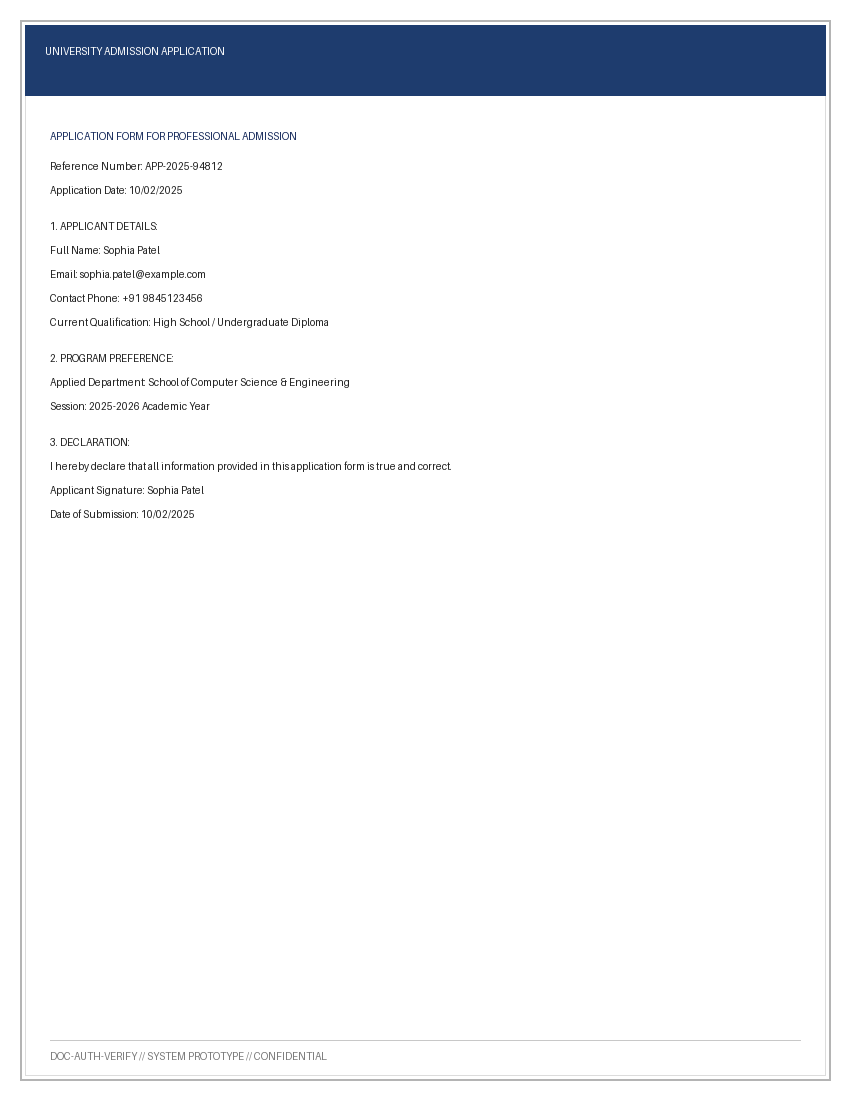
#> input picture data/sample_documents/genuine/sample_genuine_application_form.png, 850 x 1100 px
$ python -i manipulation.py   (imports and definitions only)
#> lines starting #> are read from the running program, lines starting #| are printed output that depends on the picture
### config/config.py
"""
Configuration module for AI-Powered Smart Document Verification and Fraud Detection System.
Centralizes all directories, risk weights, thresholds, supported document types, and OCR settings.
"""

from dataclasses import dataclass, field
import os
from pathlib import Path
import shutil
from typing import Set, Optional
from dotenv import load_dotenv

# Load environment variables if .env exists
load_dotenv()

# Base paths
BASE_DIR: Path = Path(__file__).resolve().parent.parent
DATA_DIR: Path = BASE_DIR / "data"
RAW_DATA_DIR: Path = DATA_DIR / "raw"
SAMPLE_DOCS_DIR: Path = DATA_DIR / "sample_documents"
GENUINE_SAMPLES_DIR: Path = SAMPLE_DOCS_DIR / "genuine"
SUSPICIOUS_SAMPLES_DIR: Path = SAMPLE_DOCS_DIR / "suspicious"
DATASET_DIR: Path = DATA_DIR / "dataset"
MODELS_DIR: Path = BASE_DIR / "models"
MODEL_PATH: Path = MODELS_DIR / "document_classifier.pkl"
METADATA_PATH: Path = MODELS_DIR / "metadata.json"
REPORTS_DIR: Path = BASE_DIR / "reports"
DB_PATH: Path = DATA_DIR / "verification_history.db"

# Ensure all essential directories exist
for folder in [RAW_DATA_DIR, GENUINE_SAMPLES_DIR, SUSPICIOUS_SAMPLES_DIR, DATASET_DIR, MODELS_DIR, REPORTS_DIR]:
    folder.mkdir(parents=True, exist_ok=True)


@dataclass
class RiskWeights:
    """Configurable weights for the risk scoring engine. Total contributes to risk score (capped at 100)."""
    missing_required_fields: int = 15
    mathematical_mismatch: int = 20
    possible_image_manipulation: int = 25
    duplicate_document: int = 20
    date_inconsistency: int = 15
    low_ocr_confidence: int = 10
    low_classification_confidence: int = 10


@dataclass
class RiskThresholds:
    """Risk classification boundaries."""
    LOW_MAX: int = 30       # 0 to 30 => LOW RISK
    MEDIUM_MAX: int = 60    # 31 to 60 => MEDIUM RISK
    HIGH_MAX: int = 100     # 61 to 100 => HIGH RISK

    LOW_LABEL: str = "LOW RISK"
    MEDIUM_LABEL: str = "MEDIUM RISK"
    HIGH_LABEL: str = "HIGH RISK"


def detect_tesseract_binary() -> Optional[str]:
    """
    Intelligently discover Tesseract OCR binary across standard Windows and Unix paths,
    falling back to system PATH or custom environment variable.
    """
    # 1. Environment variable override
    env_cmd = os.getenv("TESSERACT_CMD")
    if env_cmd and Path(env_cmd).is_file():
        return env_cmd

    # 2. Check system PATH
    which_cmd = shutil.which("tesseract")
    if which_cmd:
        return which_cmd

    # 3. Common Windows install locations
    windows_candidates = [
        r"C:\Program Files\Tesseract-OCR\tesseract.exe",
        r"C:\Program Files (x86)\Tesseract-OCR\tesseract.exe",
        os.path.expandvars(r"%LOCALAPPDATA%\Programs\Tesseract-OCR\tesseract.exe"),
        os.path.expandvars(r"%USERPROFILE%\AppData\Local\Tesseract-OCR\tesseract.exe"),
    ]
    for path in windows_candidates:
        if Path(path).is_file():
            return path
#> further down, picture is the input picture: PIL image 850x1100 RGB; mean R, G, B 239.1, 240.9, 244

    return None


@dataclass
class Settings:
    """Application global settings."""
    app_title: str = "AI Document Verification & Fraud Detection System"
    app_subtitle: str = "OCR • Computer Vision • Machine Learning • Explainable Risk Scoring"
    version: str = "1.0.0"

    # Supported Document Categories
    DOC_TYPES: list = field(default_factory=lambda: [
        "invoice",
        "bank_statement",
        "certificate",
        "id_card",
        "application_form",
        "unknown"
    ])

    # Display friendly names
    DOC_TYPE_LABELS: dict = field(default_factory=lambda: {
        "invoice": "Invoice / Bill",
        "bank_statement": "Bank Statement",
        "certificate": "Educational Certificate",
        "id_card": "Identity Card",
        "application_form": "Application Form",
        "unknown": "Unknown / Unclassified"
    })

    # Allowed uploads
    allowed_extensions: Set[str] = field(default_factory=lambda: {".jpg", ".jpeg", ".png", ".pdf"})
    max_file_size_mb: int = 10
    max_pdf_pages: int = 10

    # OCR Settings
    tesseract_cmd: Optional[str] = field(default_factory=detect_tesseract_binary)
    ocr_min_confidence_warning: float = 60.0
    classification_min_confidence_warning: float = 0.50

    # Risk Scoring Config
    risk_weights: RiskWeights = field(default_factory=RiskWeights)
    risk_thresholds: RiskThresholds = field(default_factory=RiskThresholds)

    # Database
    db_path: Path = DB_PATH


# Global settings singleton
settings = Settings()

### modules/manipulation.py
"""
Image Manipulation & Forensic Suspicion Analysis Module.
Performs Error Level Analysis (ELA), edge inconsistency detection,
and local noise variance analysis to identify potential tampering indicators.
"""

from dataclasses import dataclass, field
from io import BytesIO
from typing import List, Dict, Tuple, Optional
import cv2
import numpy as np
from PIL import Image, ImageChops, ImageEnhance

from modules.utils import pil_to_cv2, cv2_to_pil


@dataclass
class SuspiciousRegion:
    """Bounding box and score for a detected suspicious region."""
    x: int
    y: int
    w: int
    h: int
    score: float
    description: str


# [22 lines that did not run here, left out]


def compute_error_level_analysis(image: Image.Image, quality: int = 90, scale: int = 15) -> Tuple[Image.Image, np.ndarray]:
    """
    Computes Error Level Analysis (ELA) by re-compressing at a specific JPEG quality
    and scaling pixel-level difference against the original.
    """
#> called with quality = 90, scale = 15
    rgb_img = image.convert("RGB")

    # Resave in-memory at defined JPEG quality
    buffer = BytesIO()
    rgb_img.save(buffer, format="JPEG", quality=quality)
    buffer.seek(0)
    resaved_img = Image.open(buffer)

    # Compute absolute difference
    ela_im = ImageChops.difference(rgb_img, resaved_img)

    # Scale the difference so human eye and contours can analyze the variance
    extrema = ela_im.getextrema()
#> extrema = ((0, 31), (0, 17), (0, 44))
    max_diff = max([ex[1] for ex in extrema]) if extrema else 1
#> max_diff = 44
    if max_diff == 0:
        max_diff = 1

    scale_factor = 255.0 / max_diff if max_diff < 50 else scale
#> scale_factor = 5.8
    enhanced_ela = ImageEnhance.Brightness(ela_im).enhance(scale_factor)
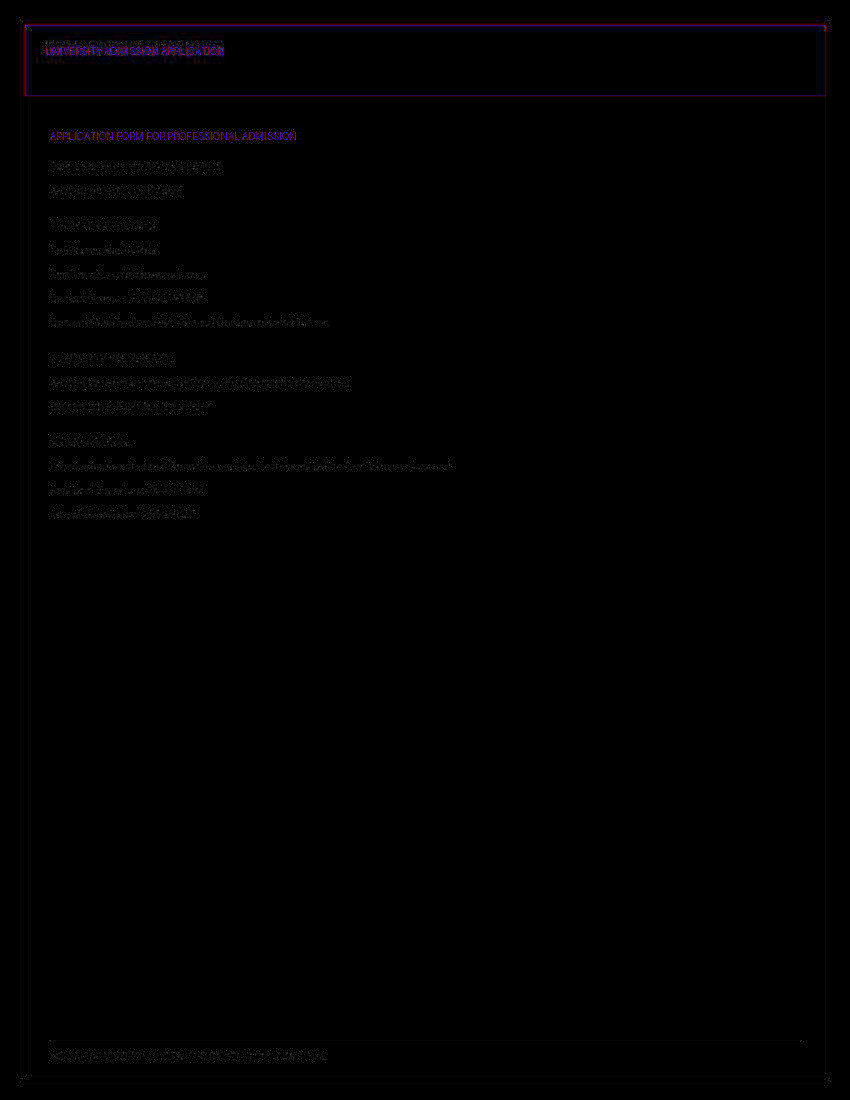
#> enhanced_ela: PIL image 850x1100 RGB; mean R, G, B 1.1, 0.7, 1.2

    # Return PIL image and grayscale NumPy array for contour processing
    ela_np = np.array(enhanced_ela)
    ela_gray = cv2.cvtColor(ela_np, cv2.COLOR_RGB2GRAY)

    return enhanced_ela, ela_gray


# [94 lines left out: functions detect_suspicious_contours, analyze_manipulation, not called in this run]

>>> from PIL import Image
>>> picture = Image.open('../data/sample_documents/genuine/sample_genuine_application_form.png')
>>> result = compute_error_level_analysis(picture)

$ run again, on data/sample_documents/genuine/sample_genuine_certificate.png
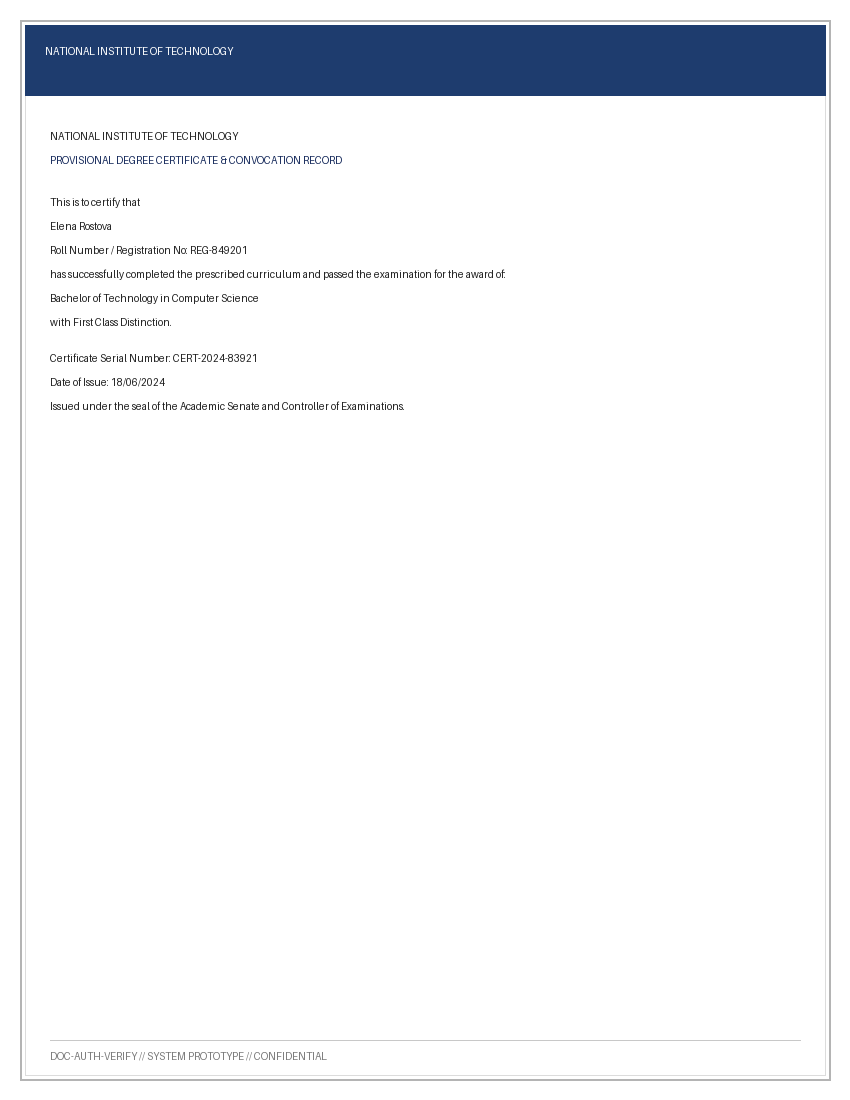
#> input picture data/sample_documents/genuine/sample_genuine_certificate.png, 850 x 1100 px
#> picture is the input picture: PIL image 850x1100 RGB; mean R, G, B 239.3, 241.1, 244.2
#> extrema = ((0, 29), (0, 17), (0, 52))
#> max_diff = 52
#> scale_factor = 15
#> in compute_error_level_analysis, `enhanced_ela = ImageEnhance.Brightness(ela_im).enhance(scale_factor)`:
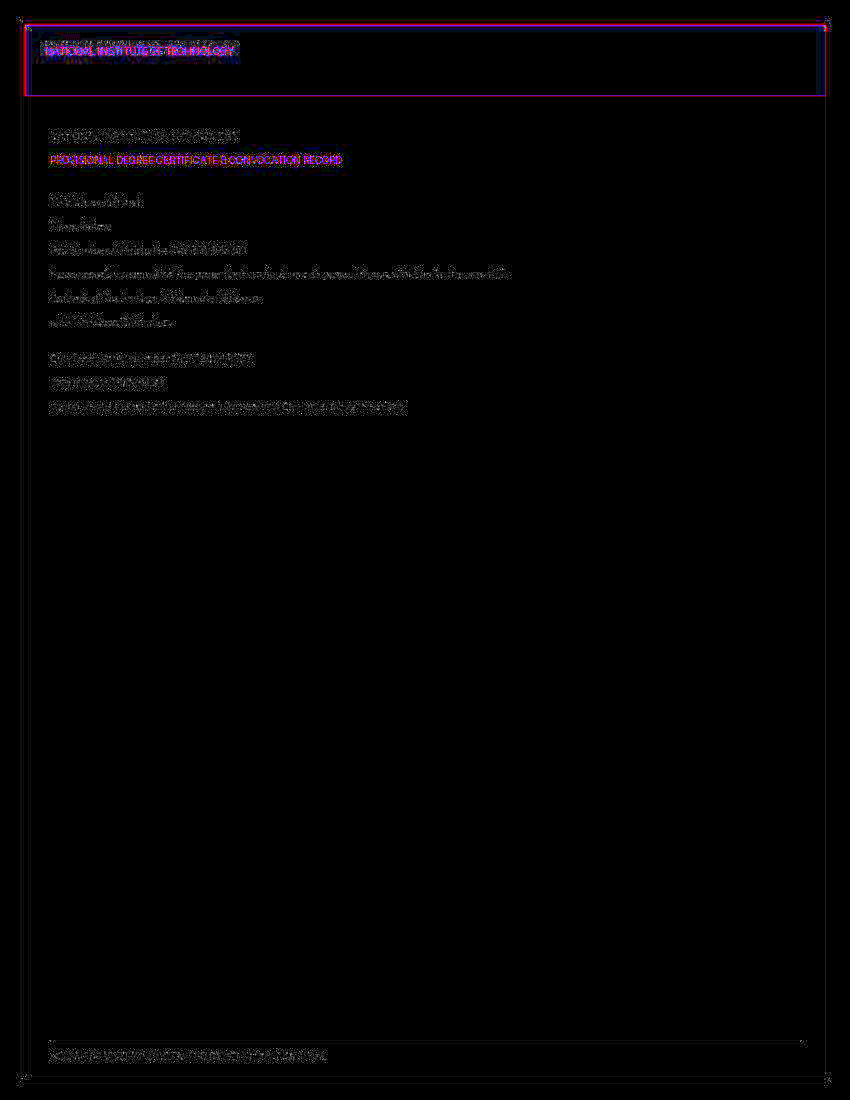
#> enhanced_ela: PIL image 850x1100 RGB; mean R, G, B 2.8, 1.7, 2.8
#> in compute_error_level_analysis, `ela_gray = cv2.cvtColor(ela_np, cv2.COLOR_RGB2GRAY)`:
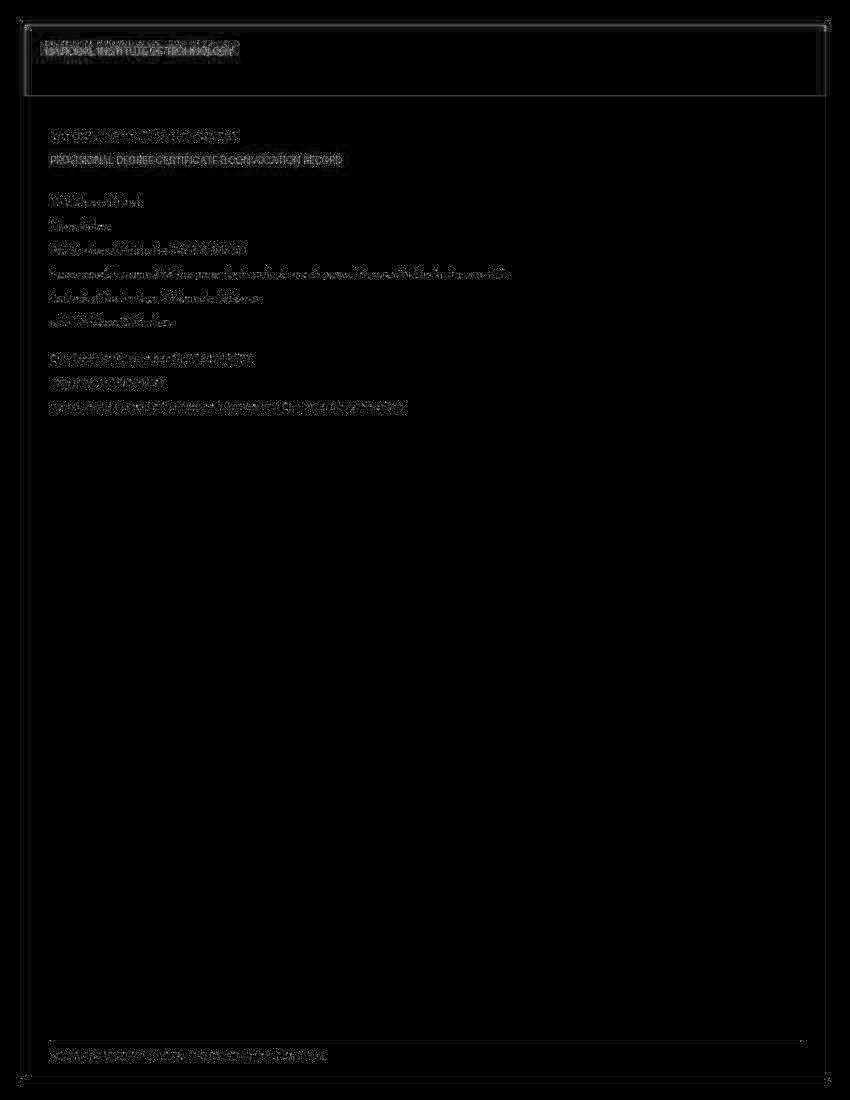
#> ela_gray: shape (1100, 850); min 0, max 255, mean 2.1
